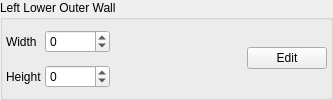
        <widget class="QGroupBox" name="groupBox">
         <property name="title">
          <string>Left Lower Outer Wall</string>
         </property>
         <layout class="QGridLayout" name="gridLayout_6">
          <property name="leftMargin">
           <number>3</number>
          </property>
          <property name="topMargin">
           <number>3</number>
          </property>
          <property name="rightMargin">
           <number>3</number>
          </property>
          <property name="bottomMargin">
           <number>3</number>
          </property>
          <property name="spacing">
           <number>3</number>
          </property>
          <item row="0" column="2" rowspan="2">
           <widget class="QLabel" name="lblLLOWallTex1">
            <property name="sizePolicy">
             <sizepolicy hsizetype="Fixed" vsizetype="Fixed">
              <horstretch>0</horstretch>
              <verstretch>0</verstretch>
             </sizepolicy>
            </property>
            <property name="minimumSize">
             <size>
              <width>64</width>
              <height>64</height>
             </size>
            </property>
            <property name="text">
             <string/>
            </property>
           </widget>
          </item>
          <item row="0" column="1">
           <widget class="QSpinBox" name="sbLLOWallHOffset">
            <property name="minimum">
             <number>-65535</number>
            </property>
            <property name="maximum">
             <number>65535</number>
            </property>
            <property name="singleStep">
             <number>100</number>
            </property>
           </widget>
          </item>
          <item row="1" column="1">
           <widget class="QSpinBox" name="sbLLOWallHeight">
            <property name="minimum">
             <number>-65535</number>
            </property>
            <property name="maximum">
             <number>65535</number>
            </property>
            <property name="singleStep">
             <number>100</number>
            </property>
           </widget>
          </item>
          <item row="0" column="3" rowspan="2">
           <widget class="QLabel" name="lblLLOWallTex2">
            <property name="sizePolicy">
             <sizepolicy hsizetype="Fixed" vsizetype="Fixed">
              <horstretch>0</horstretch>
              <verstretch>0</verstretch>
             </sizepolicy>
            </property>
            <property name="minimumSize">
             <size>
              <width>64</width>
              <height>64</height>
             </size>
            </property>
            <property name="text">
             <string/>
            </property>
           </widget>
          </item>
          <item row="1" column="0">
           <widget class="QLabel" name="label_37">
            <property name="text">
             <string>Height</string>
            </property>
           </widget>
          </item>
          <item row="0" column="0">
           <widget class="QLabel" name="label_7">
            <property name="text">
             <string>Width</string>
            </property>
           </widget>
          </item>
          <item row="0" column="4" rowspan="2">
           <widget class="QPushButton" name="pbEditLLOWall">
            <property name="text">
             <string>Edit</string>
            </property>
           </widget>
          </item>
         </layout>
        </widget>
